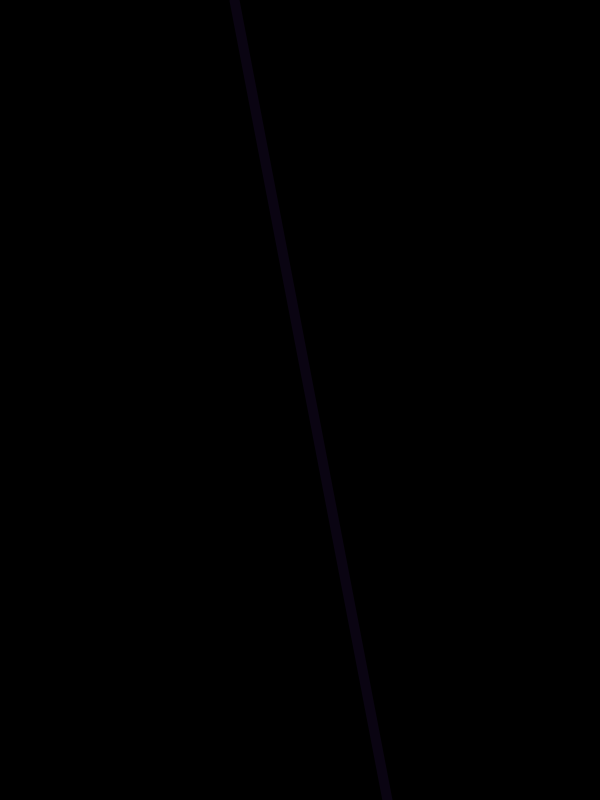
Frame 1 (no input)
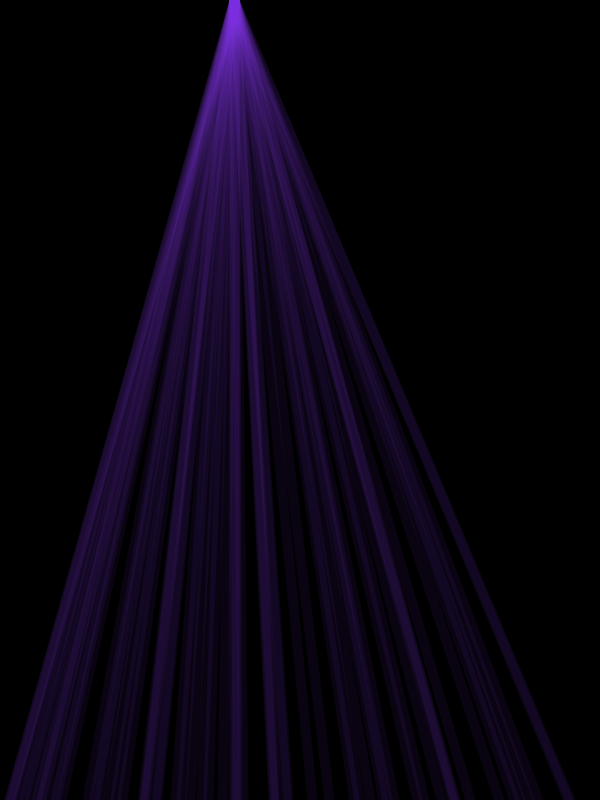
Frame 60 (the mouse pressed at the canvas centre just before this capture)
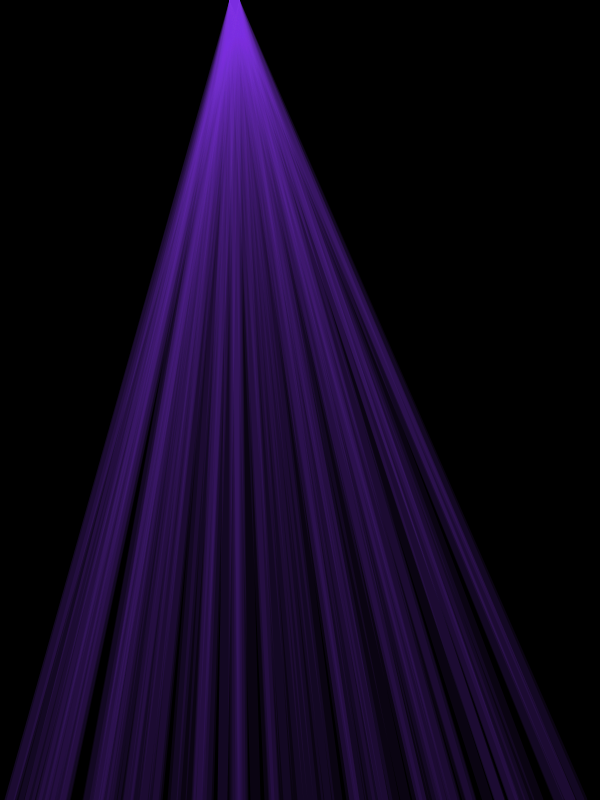
Frame 120 (the mouse held since frame 60 and released just before this capture)

The Processing sketch that drew these frames (run headless with seeded random() and noise(); from frame 60 on, the mouse is pressed at the canvas centre):

// Processing sketch: Function_Returning_1
// ── Function_Returning_1.pde
void setup() { 
  size(600, 800); //set size of canvas
  background(0); //sets background color to black
  strokeWeight(10); //stroke weight of the line will be thicker
}

void draw() {
  println(QFormula(2, 14, 3)); //initialize variables and display the number generated by the quadratic formula using the parameters inserted
  println(work(0.23, 4.5));  //initialize variables and display the work done by an object using the parameters inserted for mass and velocity
  spotlight(125, 45, 231, 20, 234); //initialize parameters for stroke, transparency, and origin of the light
}

float QFormula(float a, float b, float c) { //define function for quadratic formula and define parameters
  return (-b + sqrt( b*b - 4*a*c)) / (2*a); //return the results of the quadratic equation using the defined parameters
}
float work(float m, float v) { //define function for work and define paramters
  return 0.5*m*pow(v, 2); //return the results of the work formula using the defined parameters
}

void spotlight(float r, float g, float b, float o, float d) { //define function and define parameters
  stroke(r, g, b, o); //set stroke of lines
  line(d, 0, random(0, width), height); //create lines that start at d and branch out downward across the screen

  if (d < width) { //if the end of the line is less than the width, move over 1 pixel
    d++;
  } else { //if d is greater than the width return to 0
    d = 0;
  }
}
